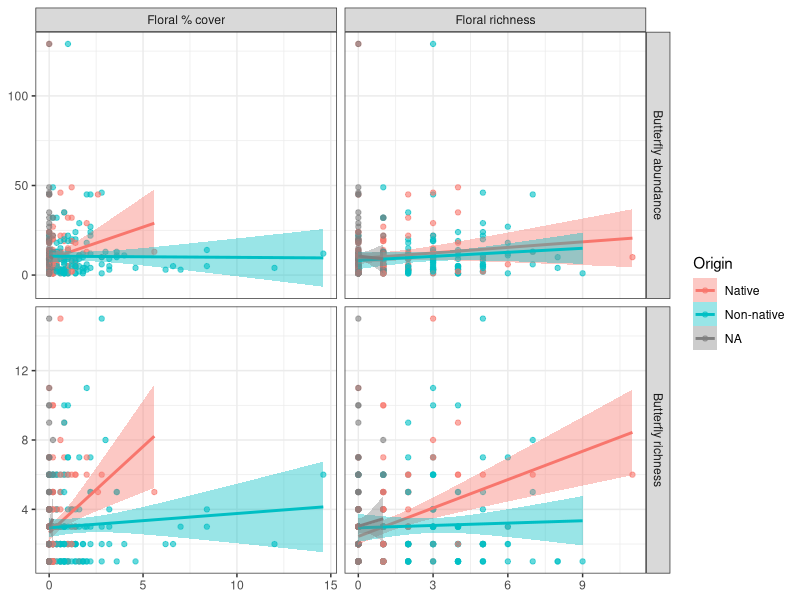

The R script that drew this image: (Note: this script raises an error after producing the figure.)
#### Drafting Answers to Research Questions Script ####
### Freya Innes
### 22/09/2026

# Open Packages
library(tidyverse)

#### READING IN DATA ####
setwd("~/Desktop/School/Graduate/BIMBY_2026_Field_Season")

butterflies_clean <- read_csv("Clean Data/butterflies_clean.csv")
flowers_clean <- read_csv("Clean Data/flowers_clean.csv")
nectar_clean <- read_csv("Clean Data/nectar_clean.csv")



#### Can floral resource richness and abundance predict butterfly richness and abundance? ####
# The idea behind this one is a four paneled grid that has the associations

# Making a usable butterfly summary
butterfly_summary <- butterflies_clean %>%
  mutate(date = make_date(year = 2026,
                          month = as.integer(month), 
                          day = as.integer(day)),
         butterfly_species = paste(genus, species)) %>% # Combining the date
  filter(butterfly_species != "NA NA") %>% # Removes rows with no species but the name "NA NA"
  group_by(transect, date) %>%
  summarise(butterfly_abundance = sum(number, na.rm = TRUE), # Making a column for butterfly abundance
            butterfly_richness = n_distinct(butterfly_species), # Making a column for species richness
            .groups = "drop")

# Making floral summary with native and non-native cover and richness in case I want to use it later
flower_summary <- flowers_clean %>%
  filter(!is.na(genus)) %>%  # drop placeholder "no plant in this quadrat" rows
  mutate(date = make_date(year = 2026,
                          month = as.integer(month),
                          day = as.integer(day)),
         plant_species = paste(genus, species)) %>%
  distinct(transect, date, quadrat, plant_species, origin, cover_pct) %>%  # Guard against duplicate entries
  group_by(transect, date) %>%
  complete(quadrat = 1:5, nesting(plant_species, origin), # Keeps species and their origin together instead of duplicating
           fill = list(cover_pct = 0)) %>%
  ungroup() %>%
  group_by(transect, date, origin, plant_species) %>%
  summarise(mean_cover = mean(cover_pct), .groups = "drop") %>%
  group_by(transect, date, origin) %>%
  summarise(floral_richness = n_distinct(plant_species),
            floral_cover = sum(mean_cover),
            .groups = "drop") %>%
  complete(nesting(transect, date), origin, 
           fill = list(floral_richness = 0, floral_cover = 0))

# Making a summary table to plot more easily
question1_data <- butterfly_summary %>%
  left_join(flower_summary, by = c("transect", "date"))

# Making the data array for the figure
figure_data <- bind_rows(
  question1_data %>%
    transmute(transect, date, origin,
              x = floral_richness,
              y = butterfly_richness,
              x_variable = "Floral richness",
              y_variable = "Butterfly richness"),
  question1_data %>%
    transmute(transect, date, origin,
              x = floral_cover,
              y = butterfly_richness,
              x_variable = "Floral % cover",
              y_variable = "Butterfly richness"),
  question1_data %>%
    transmute(transect, date, origin,
              x = floral_richness,
              y = butterfly_abundance,
              x_variable = "Floral richness",
              y_variable = "Butterfly abundance"),
  question1_data %>%
    transmute(transect, date, origin,
              x = floral_cover,
              y = butterfly_abundance,
              x_variable = "Floral % cover",
              y_variable = "Butterfly abundance"))

ggplot(figure_data, aes(x = x, y = y, color = origin, fill = origin)) +
  geom_point(alpha = 0.6) +
  geom_smooth(method = "lm", se = TRUE) +
  facet_grid(y_variable ~ x_variable, scales = "free") +
  labs(x = NULL, y = NULL, color = "Origin", fill = "Origin") +
  theme_bw()

#### Which floral resources are disproportionately used by butterflies relative to their availability?####
# FLOWER DATA #

#Ensuring NAs are removed (can be removed once data is properyl cleaned)
flowers_clean <- flowers_clean %>%
  filter(!is.na(transect), !is.na(month), !is.na(day)) %>%
  mutate(date = make_date(year = 2026,
                          month = as.integer(month),
                          day = as.integer(day)),
         plant_species = paste(genus, species))

# Calculate mean floral cover for each plant species
flower_availability <- flowers_clean %>%
  filter(!is.na(quadrat)) %>% # Removes quadrats that are NA values
  group_by(transect, date, quadrat, plant_species) %>%
  summarise(cover = sum(`cover_%`, na.rm = TRUE),
            .groups = "drop") %>%
  complete(transect, date, 
           quadrat = 1:5,  # specifically calculates for 5 quadrats, not more (NAs)
           plant_species, fill = list(cover = 0)) %>%
  group_by(transect, date, plant_species) %>%
  summarise(mean_cover = mean(cover),
            n_quadrats = n(),
            .groups = "drop")

# Calculate total floral cover for each transect on a certain date
flower_totals <- flower_availability %>%
  group_by(transect, date) %>%
  summarise(total_floral_cover = sum(mean_cover, na.rm = TRUE),
            .groups = "drop")

# Calculate each plant's proportion of floral availability
flower_availability <- flower_availability %>%
  left_join(flower_totals, by = c("transect", "date")) %>%
  mutate(availability_proportion = mean_cover / total_floral_cover)


# NECTARING DATA #

# Filtering the dataset (can be removed once data is completed)
nectar_clean <- nectar_clean %>%
  filter(!is.na(transect), !is.na(month), !is.na(day)) %>%
  mutate(date = make_date(year = 2026,
                          month = as.integer(month),
                          day = as.integer(day)),
         plant_species = paste(flower_genus, flower_species))

# Counting nectar observations for each plant
nectaring_summary <- nectar_clean %>%
  group_by(transect, date, plant_species) %>%
  summarise(nectar_visits = n(), 
            .groups = "drop")

# Calculating the total nectar observations per transect on a certain date
nectar_totals <- nectaring_summary %>%
  group_by(transect, date) %>%
  summarise(total_nectar_visits = sum(nectar_visits, na.rm = TRUE),
            .groups = "drop")

# Calculate if nectar use was proportional 
nectaring_summary <- nectaring_summary %>%
  left_join(nectar_totals, by = c("transect", "date")) %>%
  mutate(use_proportion = nectar_visits / total_nectar_visits)


# COMBINING DATASETS #
question2_data <- flower_availability %>%
  select(transect, date, plant_species, mean_cover, availability_proportion) %>%
  full_join(nectaring_summary %>%
              select(transect, date, plant_species, nectar_visits, use_proportion),
            by = c("transect", "date", "plant_species")) %>%
  mutate(mean_cover = replace_na(mean_cover, 0),
         availability_proportion = replace_na(availability_proportion, 0),
         nectar_visits = replace_na(nectar_visits, 0), 
         use_proportion = replace_na(use_proportion, 0))

# Calculate selection ratio
#
# > 1 = used more than expected based on availability
# = 1 = used in proportion to availability
# < 1 = used less than expected

question2_data <- question2_data %>%
  mutate(selection_ratio = case_when(availability_proportion > 0 ~ use_proportion / availability_proportion,
                                     TRUE ~ NA_real_))

#  Plotting data
# Each point represents a plant species at a particular transect on a particular date
ggplot(question2_data, aes(x = availability_proportion, y = use_proportion)) +
  geom_abline(slope = 1, intercept = 0, linetype = "dashed") + # 1:1 line = use proportional to availability
  geom_point(alpha = 0.6) +
  labs(x = "Proportion of floral cover available",
       y = "Proportion of nectar observations",
       title = "Butterfly nectar use relative to floral availability") +
  theme_bw()

# Plant-level summary for a second figure
plant_summary <- question2_data %>%
  group_by(plant_species) %>%
  summarise(mean_availability = mean(availability_proportion, na.rm = TRUE),
            mean_use = mean(use_proportion, na.rm = TRUE),
            total_visits = sum(nectar_visits, na.rm = TRUE),
            .groups = "drop")

# Plant-level availability vs. use figure
ggplot(plant_summary, aes(x = mean_availability, y = mean_use, label = plant_species)) +
  geom_abline(slope = 1, intercept = 0, linetype = "dashed") + # 1:1 line = use proportional to availability
  geom_point(alpha = 0.6) +
  geom_text(nudge_y = 0.01, check_overlap = TRUE) +
  labs(x = "Mean proportional floral cover",
       y = "Mean proportional nectar use") +
  theme_bw()


#### Does butterfly use of native vs. non-native nectar plants change with seasonal variation in native floral availability?####

# FLORAL DATA #
flower_species_cover <- flowers_clean %>%
  group_by(transect, date, plant_species, origin) %>%
  summarise(mean_cover = mean(`cover_%`, na.rm = TRUE),
            .groups = "drop")

# Total floral cover by transect on a date
flower_totals <- flower_species_cover %>%
  group_by(transect, date) %>%
  summarise(total_floral_cover = sum(mean_cover, na.rm = TRUE),
            .groups = "drop")

# Calculating native floral availability
native_flower_availability <- flower_species_cover %>%
  group_by(transect, date) %>%
  summarise(native_floral_cover = sum(mean_cover[origin == "Native"], na.rm = TRUE),
            total_floral_cover = sum(mean_cover, na.rm = TRUE), # Mean cover of all flowers
            .groups = "drop") %>%
  mutate(proportion_native_floral_cover = native_floral_cover / total_floral_cover) # Proportion of floral cover that is native

# NECTARING DATA #
# Summary of native nectar visits
nectar_native_summary <- nectar_clean %>%
  group_by(transect, date, flower_origin) %>%
  summarise(nectar_visits = n(),
            .groups = "drop")

# Calculating total nectar observations
nectar_totals <- nectar_native_summary %>%
  group_by(transect, date) %>%
  summarise(total_nectar_visits = sum(nectar_visits, na.rm = TRUE),
            .groups = "drop")

# Calculating the proportion of nectar visits to native plants
native_nectar_use <- nectar_native_summary %>%
  filter(flower_origin == "Native") %>%
  group_by(transect, date) %>%
  summarise(native_nectar_visits = sum(nectar_visits, na.rm = TRUE),
            .groups = "drop") %>%
  left_join(nectar_totals, by = c("transect", "date")) %>%
  mutate(proportion_native_nectar = native_nectar_visits / total_nectar_visits)

# Combining the floral availability and nectar use
question3_data <- native_flower_availability %>%
  left_join(native_nectar_use, by = c("transect", "date"))

# PLOTTING #
# Plotting native floral availability through the season
ggplot(question3_data, aes(x = date, y = proportion_native_floral_cover)) +
  geom_point(alpha = 0.6) +
  geom_smooth(method = "loess", se = TRUE) +
  labs(x = "Date", 
       y = "Proportion of floral cover that is native", 
       title = "Seasonal availability of native floral resources") +
  theme_bw()

# Plotting native nectar use through the season
ggplot(question3_data, aes(x = date, y = proportion_native_nectar)) +
  geom_point(alpha = 0.6) +
  geom_smooth(method = "loess", se = TRUE) +
  labs(x = "Date",
       y = "Proportion of nectar observations on native plants",
       title = "Seasonal use of native flowers") +
  ylim(0, 1) +
  theme_bw()

# Plotting native floral availability vs. native nectar use
ggplot(question3_data, aes(x = proportion_native_floral_cover, y = proportion_native_nectar)) +
  geom_abline(slope = 1, intercept = 0, linetype = "dashed") + # Adds the 1:1 use ratio
  geom_point(alpha = 0.6) +
  geom_smooth(method = "lm", se = TRUE) +
  labs(x = "Proportion of floral cover that is native",
       y = "Proportion of nectar observations on native plants",
       title = "Native nectar use as a function of native floral availability") +
  theme_bw()






#### MAKING OTHER RANDOM PLOTS THAT I HAD THE CODE FOR ####
# Transect Locations
# Adding region to butterfly data
butterflies <- butterflies_clean %>%
  mutate(region = case_when(
    transect %in% c("GBH", "CCM", "BGP", "PSP") ~ "Lower Mainland",
    transect %in% c("CHP", "RBG", "BHT", "HRP") ~ "Vancouver Island",
    transect %in% c("MGT", "FLT") ~ "High Elevation Alpine",
    transect %in% c("MMF", "KPP", "PSL") ~ "Thompson-Nicola",
    transect %in% c("OHR", "OHRb", "PBM", "ABR", "JMS",
                    "KSP", "OKF", "KWL", "RTT", "PML") ~ "Okanagan-Similkameen",
    transect %in% c("UBC", "KMP", "RRP" ) ~ "Thompson-Okanagan"))

# Base map
canada_prov <- ne_states(country = "canada", returnclass = "sf")

# Load BC boundary
bc_boundary <- canada_prov %>%
  filter(gn_name == "British Columbia")

# Convert to sf structure to plot on map 
transects_sf <- st_as_sf(butterflies, coords = c("lon", "lat"), crs = 4326)

# Clip to BC
sf_bc <- st_join(transects_sf, bc_boundary, join = st_within, left = FALSE)

# Plot
ggplot() +
  geom_sf(data = bc_boundary, fill = "grey95") +
  geom_sf(data = sf_bc, aes(color = region.x)) +
  geom_sf_text(data = sf_bc, aes(label = transect),
               nudge_y = 0.05,
               size = 2) +
  coord_sf(xlim = c(-126.0, -119.0),
           ylim = c(48.0, 51)) +
  theme_bw() +
  theme(panel.grid.major = element_blank(),
        panel.grid.minor = element_blank()) +
  labs(title = "BIMBY Transects in British Columbia",
       x = "Longitude",
       y = "Latitude",
       color = "Sampling Region")



# SAMPLING SUMMARY
# Binding together sampling summary
sampling_summary <- bind_rows(
  flowers_clean %>%
    distinct(transect, month, day, week) %>%
    count(transect) %>%
    mutate(dataset = "Flowers"),
  
  nectar_clean %>%
    distinct(transect, month, day) %>%
    count(transect) %>%
    mutate(dataset = "Nectar"),
  
  butterflies_clean %>%
    distinct(transect, month, day) %>%
    count(transect) %>%
    mutate(dataset = "Butterflies"))

# Plots the number of times floral surveys, butterfly surveys, and nectar observations have been recorded at each site
ggplot(sampling_summary, aes(x = reorder(transect, n), y = n, fill = dataset)) +
  geom_col(position = "dodge") +
  coord_flip() +
  labs(x = "Transect", 
       y = "Number of sampling occasions", 
       fill = "Dataset") +
  theme_bw() +
  theme(panel.grid.major = element_blank(),
        panel.grid.minor = element_blank())



# NATIVE VS. NON-NATIVE FLORAL COVER
# Averaging floral cover across five quadrats per transect
cover_transect <- flowers_clean %>%
  filter(!is.na(origin)) %>%
  group_by(month, day, week, transect, quadrat, origin) %>%
  summarise(cover = sum(`cover_%`, na.rm = TRUE), 
            .groups = "drop" ) %>%
  group_by(month, day, week, transect, origin) %>%
  summarise(mean_cover = mean(cover, na.rm = TRUE), 
            se = sd(cover, na.rm = TRUE) / sqrt(n()),
            .groups = "drop")

# Creating day-of-year
cover_transect <- cover_transect %>%
  mutate(date = as.Date(paste(2026, month, day, sep = "-")),
         julian = as.integer(format(date, "%j")),
         region = case_when(
           transect %in% c("GBH", "CCM", "BGP", "PSP") ~ "Lower Mainland",
           transect %in% c("CHP", "RBG", "BHT", "HRP") ~ "Vancouver Island",
           transect %in% c("MGT", "FLT") ~ "High Elevation Alpine",
           transect %in% c("MMF", "KPP", "PSL") ~ "Thompson-Nicola",
           transect %in% c("OHR", "OHRb", "PBM", "ABR", "JMS",
                           "KSP", "OKF", "KWL", "RTT", "PML") ~ "Okanagan-Similkameen",
           transect %in% c("UBC", "KMP", "RRP" ) ~ "Thompson-Okanagan"))

# Plotting mean % floral cover vs day of year
ggplot(cover_transect, aes(x = week, y = mean_cover, colour = origin)) +
  geom_point(alpha = 0.5) +
  geom_smooth(method = "loess", se = FALSE) + # Change if changed below
  facet_wrap(~ region) + # Change if wanting season total, region, or individual transects
  scale_colour_manual(values = c("Native" = "forestgreen", "Non-native" = "orange")) +
  scale_x_continuous(breaks = seq(min(cover_transect$week), max(cover_transect$week), by = 1)) +
  labs(x = "Week",
       y = "Mean floral cover (%)",
       colour = "Plant origin") +
  theme_bw() +
  theme(panel.grid.major = element_blank(),
        panel.grid.minor = element_blank())

# NECTAR-USE AT TRANSECTS 
# Simple summary of nectar-use
nectar_summary <- nectar_clean %>%
  count(transect, flower_origin)

# Plots nectaring observations at each transect and whether they were on native or non-native plants
ggplot(nectar_summary, aes(x = reorder(transect, n), y = n, fill = flower_origin)) +
  geom_col() +
  coord_flip() +
  scale_fill_manual(
    values = c("Native" = "forestgreen", "Non-native" = "orange")) +
  labs(x = "Transect",
       y = "Number of nectaring observations",
       fill = "Flower origin") +
  theme_bw() +
  theme(panel.grid.major = element_blank(),
        panel.grid.minor = element_blank())

# NECTAR-USE THROUGHOUT THE SEASON
# Adding julian date to nectaring data and summing the observations
nectar_day <- nectar_clean %>%
  mutate(date = as.Date(paste(2026, month, day, sep = "-")),
         julian = as.integer(format(date, "%j"))) %>%
  count(julian, flower_origin)

ggplot(nectar_day, aes(x = julian, y = n, colour = flower_origin)) +
  geom_point(alpha = 0.6) +
  geom_smooth(method = "loess", se = FALSE) + # Change for error bars if wanted
  scale_colour_manual(values = c("Native" = "forestgreen","Non-native" = "orange")) +
  labs(x = "Day of year",
       y = "Nectaring observations",
       colour = "Flower origin") +
  theme_bw() +
  theme(panel.grid.major = element_blank(),
        panel.grid.minor = element_blank())

#FLORAL AVAILABILITY VS NECTAR-USE 
# Calculating native floral cover for each transect and week
floral_availability <- flowers_clean %>%
  filter(!is.na(origin)) %>%
  group_by(week, transect, quadrat, origin) %>%
  summarise(cover = sum(`cover_%`, na.rm = TRUE),
            .groups = "drop") %>%
  group_by(week, transect, origin) %>%
  summarise(mean_cover = mean(cover, na.rm = TRUE),
            .groups = "drop") %>%
  rename(flower_origin = origin)

# Nectar observations based on week, transect, and flower origin 
nectar_use <- nectar_clean %>%
  count(week, transect, flower_origin, name = "nectar_obs")

# Connecting datasets
nectar_availability <- floral_availability %>%
  left_join(nectar_use, by = c("week", "transect", "flower_origin")) %>%
  mutate(nectar_obs = replace_na(nectar_obs, 0))

# Plotting 
ggplot(nectar_availability, aes(x = mean_cover, y = nectar_obs, colour = flower_origin)) +
  geom_point(alpha = 0.7) +
  geom_smooth(method = "lm", se = TRUE) +
  facet_wrap(~ flower_origin) +
  scale_colour_manual(values = c("Native" = "forestgreen", "Non-native" = "orange")) +
  labs(x = "Mean floral cover (%)",
       y = "Nectaring observations",
       colour = "Flower origin") +
  theme_bw() +
  theme(panel.grid.major = element_blank(),
        panel.grid.minor = element_blank())


# BUTTERFLY ABUNDANCE THROUGHOUT THE SEASON 
# Abundance at each transect during each week
butterfly_day <- butterflies_clean %>%
  group_by(month, day, week, transect) %>%
  summarise(butterfly_abundance = sum(number, na.rm = TRUE),
            species_richness = n_distinct(paste(genus, species),na.rm = TRUE), .groups = "drop") %>%
  mutate(date = as.Date(paste(2026, month, day, sep = "-")),
         julian = as.integer(format(date, "%j")),
         region = case_when(
           transect %in% c("GBH", "CCM", "BGP", "PSP") ~ "Lower Mainland",
           transect %in% c("CHP", "RBG", "BHT", "HRP") ~ "Vancouver Island",
           transect %in% c("MGT", "FLT") ~ "High Elevation Alpine",
           transect %in% c("MMF", "KPP", "PSL") ~ "Thompson-Nicola",
           transect %in% c("OHR", "OHRb", "PBM", "ABR", "JMS",
                           "KSP", "OKF", "KWL", "RTT", "PML") ~ "Okanagan-Similkameen",
           transect %in% c("UBC", "KMP", "RRP" ) ~ "Thompson-Okanagan"))

# Plots abundance (something wonky with the x-axis)
ggplot(butterfly_day, aes(x = julian, y = butterfly_abundance)) +
  geom_point(alpha = 0.6) +
  geom_smooth(method = "loess",se = TRUE) +
  facet_wrap(~ region) +
  labs(x = "Day of year", 
       y = "Butterfly abundance") +
  theme_bw() +
  theme(panel.grid.major = element_blank(),
        panel.grid.minor = element_blank())


# Plots richness (still wonky)
ggplot(butterfly_day, aes(x = julian,y = species_richness)) +
  geom_point(alpha = 0.6) +
  geom_smooth(method = "loess", se = TRUE) +
  #facet_wrap(~ region) +
  labs(x = "Day of year",
       y = "Butterfly species richness") +
  theme_bw() +
  theme(panel.grid.major = element_blank(),
        panel.grid.minor = element_blank())











# NOT READY YET
availability_prop <- floral_availability %>%
  group_by(week, transect) %>%
  mutate(availability_prop = mean_cover / sum(mean_cover)) %>%
  ungroup()

use_prop <- nectar_use %>%
  group_by(week, transect) %>%
  mutate(use_prop = nectar_obs / sum(nectar_obs)) %>%
  ungroup()

comparison <- availability_prop %>%
  left_join(use_prop, by = c("week", "transect", "flower_origin")) %>%
  mutate(use_prop = replace_na(use_prop, 0))

ggplot(comparison, aes(x = availability_prop, y = use_prop, colour = flower_origin)) +
  geom_abline(slope = 1, intercept = 0, linetype = "dashed") +
  geom_point(size = 3, alpha = 0.7) +
  scale_colour_manual(values = c("Native" = "forestgreen", "Non-native" = "orange")) +
  labs(x = "Proportion of floral availability",
       y = "Proportion of nectar use",
       colour = "Flower origin") +
  theme_bw() +
  theme(panel.grid.major = element_blank(),
        panel.grid.minor = element_blank())
# One point is a flower origin at a transect during a certain week















floral_availability <- flowers_clean %>%
  filter(!is.na(origin)) %>%
  group_by(week, transect, quadrat, origin) %>%
  summarise(cover = sum(`cover_%`, na.rm = TRUE), .groups = "drop") %>%
  group_by(week, transect, origin) %>% # Average the quadrats to get transect-level 
  summarise(mean_cover = mean(cover, na.rm = TRUE), .groups = "drop") %>%
  rename(flower_origin = origin)

nectar_use <- nectar_clean %>%
  filter(activity == "nectaring") %>%
  count(week, transect, flower_origin, name = "nectar_obs")

selection_data <- floral_availability %>%
  left_join(nectar_use, by = c("week", "transect", "flower_origin")) %>% # Add nectar observations
  mutate(nectar_obs = replace_na(nectar_obs, 0)) # No observations on that flower origin = zero observations

selection_data <- selection_data %>%
  group_by(week, transect) %>%
  mutate(availability_prop = mean_cover / sum(mean_cover),
         use_prop = nectar_obs / sum(nectar_obs)) %>%
  ungroup()

selection_data <- selection_data %>%
  filter(!is.na(use_prop), !is.na(availability_prop), availability_prop > 0)

selection_data <- selection_data %>%
  mutate(selection_ratio = use_prop/availability_prop)

selection_data %>%
  select(week, transect, flower_origin, availability_prop, use_prop, selection_ratio) %>%
  arrange(transect, week, flower_origin)


ggplot(selection_data, aes(x = flower_origin, y = selection_ratio, colour = flower_origin)) +
  geom_hline(yintercept = 1, linetype = "dashed") +
  geom_boxplot() +
  geom_jitter(size = 2.5, alpha = 0.5) +
  scale_colour_manual(values = c("Native" = "forestgreen",
                                 "Non-native" = "orange")) +
  labs(x = "Flower origin",
       y = "Selection ratio",
       colour = "Flower origin") +
  theme_bw() +
  theme(panel.grid.major = element_blank(),
        panel.grid.minor = element_blank())


# Summary of most common nectar plants visited
nectaring_summary_plot <- nectaring_summary %>%
  group_by(plant_species) %>%
  summarise(nectar_visits = sum(nectar_visits, na.rm = TRUE),
            .groups = "drop") %>%
  arrange(desc(nectar_visits)) %>%
  mutate(plant_species = factor(plant_species,
                           levels = plant_species)) %>%
  filter(nectar_visits > 5)


ggplot(nectaring_summary_plot, aes(x = plant_species, y = nectar_visits)) +
  geom_col() +
  theme(axis.text.x = element_text(angle = 45, hjust = 1)) +
  labs(x = "Flower",
       y = "Number of nectar observations",
       title = "Butterfly nectar plant use") 
